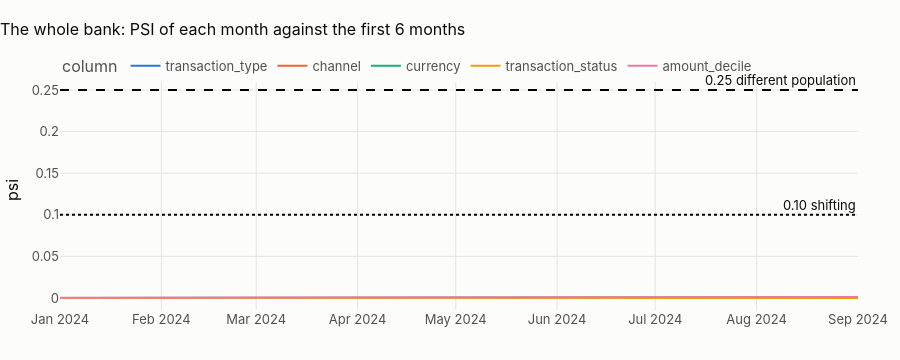

Notebook cell for this chart:
### Markdown cell above
## 5 · Did the country's data evolve? Monthly distribution stability
Beyond the breaker's daily checks: the **population stability index** (PSI) of key columns, each month against the
reference window. PSI = Σ (pₘ − p_ref) · ln(pₘ / p_ref) over the categories (or deciles) of a column. The industry
reading: below 0.10 stable, 0.10–0.25 shifting, above 0.25 a different population.

### Code cell
pl.ensure(pl.key("stg_transactions"))
tx = pl.q("""select date_trunc('month', transaction_ts_utc) as month, transaction_type, channel, currency,
                    transaction_status, ln(1 + abs(amount)) as log_amount
             from {stg_transactions} where hash(transaction_id) % 4 = 0""")
ref_end = tx.month.min() + pd.DateOffset(months=6)


def psi(ref: pd.Series, cur: pd.Series) -> float:
    a = ref.value_counts(normalize=True)
    b = cur.value_counts(normalize=True)
    idx = a.index.union(b.index)
    a, b = (
        a.reindex(idx).fillna(1e-4).clip(lower=1e-4),
        b.reindex(idx).fillna(1e-4).clip(lower=1e-4),
    )
    return float(((b - a) * np.log(b / a)).sum())


edges = np.quantile(tx.loc[tx.month < ref_end, "log_amount"], np.linspace(0, 1, 11))
tx["amount_decile"] = np.clip(np.searchsorted(edges[1:-1], tx.log_amount), 0, 9)
rows = []
ref = tx[tx.month < ref_end]
for m, cur in tx[tx.month >= ref_end].groupby("month"):
    for col in ["transaction_type", "channel", "currency", "transaction_status", "amount_decile"]:
        rows.append({"month": m, "column": col, "psi": psi(ref[col], cur[col])})
ps = pd.DataFrame(rows)
fig = px.line(
    ps,
    x="month",
    y="psi",
    color="column",
    title=f"{CTRY.title}: PSI of each month against the first 6 months",
)
fig.add_hline(y=0.10, line_dash="dot", annotation_text="0.10 shifting")
fig.add_hline(y=0.25, line_dash="dash", annotation_text="0.25 different population")
fig.update_layout(height=360, xaxis_title=None)
fig.show()
mx = ps.groupby("column").psi.max().sort_values(ascending=False)
pd.DataFrame(
    [
        {
            "country": COUNTRY,
            "dataset": DATASET,
            "partitions_held_global_contract": len(n_held),
            "partitions_held_country_contract": int(held.held.sum()) if len(held) else 0,
            "b_reports_country_contract": int(drift.partitions.sum()) if len(drift) else 0,
            "amount_scale_country_over_global": float(
                cmp.loc[
                    (cmp.table_name == "transactions") & (cmp.column_name == "amount"),
                    "country_over_global",
                ].iloc[0]
            ),
            "max_monthly_psi": float(mx.iloc[0]),
            "max_psi_column": mx.index[0],
        }
    ]
).to_csv(OUT / f"{PREFIX}_{COUNTRY.lower()}_contract.csv", index=False)
show(mx.round(4).rename("max monthly PSI").to_frame(), paging=False)
display(
    Markdown(
        f"**Largest monthly PSI in {CTRY.name}: {mx.iloc[0]:.3f} ({mx.index[0]}).** "
        + (
            f"All columns stay far below 0.10: the population of transactions is stationary over "
            f"{tx.month.nunique()} months. "
            "Stationarity is itself a generator fingerprint: a real bank's channel mix drifts towards digital and its "
            "amounts with inflation."
            if mx.iloc[0] < 0.10
            else "At least one column shifts: inspect the month and column above before training anything on the full window."
        )
    )
)

### Figure 1 — Plotly figure (JSON) as saved in the notebook; plotly's stock layout.template omitted (floating-point values rounded to 4 significant figures)
{"data": [{"hovertemplate": "column=transaction_type<br>month=%{x}<br>psi=%{y}<extra></extra>", "legendgroup": "transaction_type", "line": {"color": "#2a78d6", "dash": "solid"}, "marker": {"symbol": "circle"}, "mode": "lines", "name": "transaction_type", "orientation": "v", "showlegend": true, "type": "scatter", "x": ["2024-01-01T00:00:00.000000", "2024-02-01T00:00:00.000000", "2024-03-01T00:00:00.000000", "2024-04-01T00:00:00.000000", "2024-05-01T00:00:00.000000", "2024-06-01T00:00:00.000000", "2024-07-01T00:00:00.000000", "2024-08-01T00:00:00.000000", "2024-09-01T00:00:00.000000"], "xaxis": "x", "y": [6.593e-05, 0.0002503, 9.007e-05, 0.0002468, 0.0002844, 0.0003105, 0.0001621, 0.0002023, 0.0001608], "yaxis": "y"}, {"hovertemplate": "column=channel<br>month=%{x}<br>psi=%{y}<extra></extra>", "legendgroup": "channel", "line": {"color": "#eb6834", "dash": "solid"}, "marker": {"symbol": "circle"}, "mode": "lines", "name": "channel", "orientation": "v", "showlegend": true, "type": "scatter", "x": ["2024-01-01T00:00:00.000000", "2024-02-01T00:00:00.000000", "2024-03-01T00:00:00.000000", "2024-04-01T00:00:00.000000", "2024-05-01T00:00:00.000000", "2024-06-01T00:00:00.000000", "2024-07-01T00:00:00.000000", "2024-08-01T00:00:00.000000", "2024-09-01T00:00:00.000000"], "xaxis": "x", "y": [2.587e-05, 0.0001316, 0.0001029, 7.575e-05, 0.0001021, 0.0002879, 0.0001016, 0.0001236, 0.0004232], "yaxis": "y"}, {"hovertemplate": "column=currency<br>month=%{x}<br>psi=%{y}<extra></extra>", "legendgroup": "currency", "line": {"color": "#1baf7a", "dash": "solid"}, "marker": {"symbol": "circle"}, "mode": "lines", "name": "currency", "orientation": "v", "showlegend": true, "type": "scatter", "x": ["2024-01-01T00:00:00.000000", "2024-02-01T00:00:00.000000", "2024-03-01T00:00:00.000000", "2024-04-01T00:00:00.000000", "2024-05-01T00:00:00.000000", "2024-06-01T00:00:00.000000", "2024-07-01T00:00:00.000000", "2024-08-01T00:00:00.000000", "2024-09-01T00:00:00.000000"], "xaxis": "x", "y": [7.687e-05, 3.381e-05, 0.0002884, 7.83e-05, 1.725e-05, 0.0001137, 0.0001119, 4.203e-06, 0.0004833], "yaxis": "y"}, {"hovertemplate": "column=transaction_status<br>month=%{x}<br>psi=%{y}<extra></extra>", "legendgroup": "transaction_status", "line": {"color": "#eda100", "dash": "solid"}, "marker": {"symbol": "circle"}, "mode": "lines", "name": "transaction_status", "orientation": "v", "showlegend": true, "type": "scatter", "x": ["2024-01-01T00:00:00.000000", "2024-02-01T00:00:00.000000", "2024-03-01T00:00:00.000000", "2024-04-01T00:00:00.000000", "2024-05-01T00:00:00.000000", "2024-06-01T00:00:00.000000", "2024-07-01T00:00:00.000000", "2024-08-01T00:00:00.000000", "2024-09-01T00:00:00.000000"], "xaxis": "x", "y": [2.47e-05, 0.0001327, 0.0002729, 1.884e-05, 0.00016, 0.0001287, 0.0003776, 0.0001137, 6.642e-05], "yaxis": "y"}, {"hovertemplate": "column=amount_decile<br>month=%{x}<br>psi=%{y}<extra></extra>", "legendgroup": "amount_decile", "line": {"color": "#e87ba4", "dash": "solid"}, "marker": {"symbol": "circle"}, "mode": "lines", "name": "amount_decile", "orientation": "v", "showlegend": true, "type": "scatter", "x": ["2024-01-01T00:00:00.000000", "2024-02-01T00:00:00.000000", "2024-03-01T00:00:00.000000", "2024-04-01T00:00:00.000000", "2024-05-01T00:00:00.000000", "2024-06-01T00:00:00.000000", "2024-07-01T00:00:00.000000", "2024-08-01T00:00:00.000000", "2024-09-01T00:00:00.000000"], "xaxis": "x", "y": [0.000207, 0.000228, 0.00028, 0.0002965, 0.0002357, 0.0005637, 0.0001943, 0.0002163, 0.001124], "yaxis": "y"}], "layout": {"annotations": [{"showarrow": false, "text": "0.10 shifting", "x": 1, "xanchor": "right", "xref": "x domain", "y": 0.1, "yanchor": "bottom", "yref": "y"}, {"showarrow": false, "text": "0.25 different population", "x": 1, "xanchor": "right", "xref": "x domain", "y": 0.25, "yanchor": "bottom", "yref": "y"}], "height": 360, "legend": {"title": {"text": "column"}, "tracegroupgap": 0}, "shapes": [{"line": {"dash": "dot"}, "type": "line", "x0": 0, "x1": 1, "xref": "x domain", "y0": 0.1, "y1": 0.1, "yref": "y"}, {"line": {"dash": "dash"}, "type": "line", "x0": 0, "x1": 1, "xref": "x domain", "y0": 0.25, "y1": 0.25, "yref": "y"}], "title": {"text": "The whole bank: PSI of each month against the first 6 months"}, "xaxis": {"anchor": "y", "domain": [0.0, 1.0], "title": {}}, "yaxis": {"anchor": "x", "domain": [0.0, 1.0], "title": {"text": "psi"}}}}
